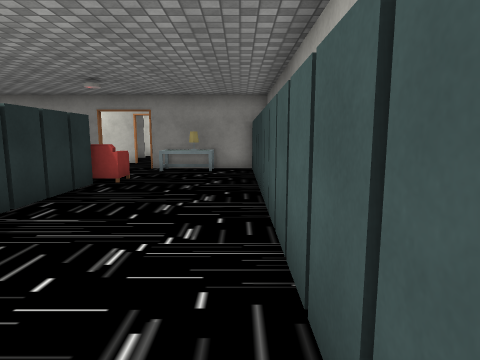
[1] (above)

24 first-person views from a walk through a 3-D level made in the Unity game engine. The camera is 1.4 m above the floor, tilts 8° down and sees 75° across. The floor is counted in squares, 1 m on a side. Each view is taken from the middle of a square. On the plan, view 1 faces up. The plan holds only what a view shows up to about 14 squares ahead; the rest is blank. The place goes on beyond the plan. The player is left out. Door leaves are left out, so doorways stand open. Some surface patterns are stand-ins.

[2]
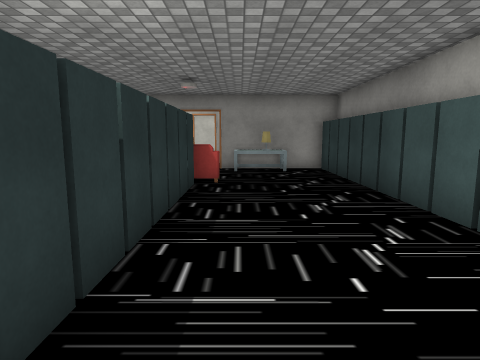

[3]
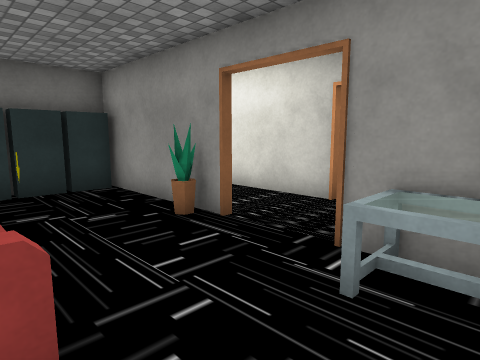

[4]
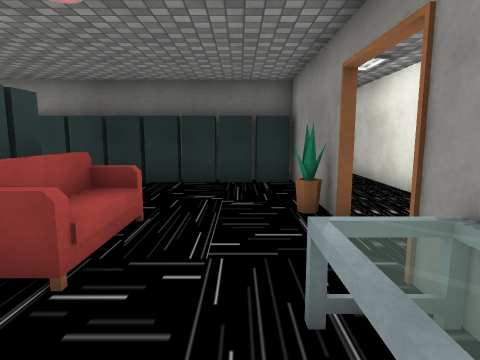

[5]
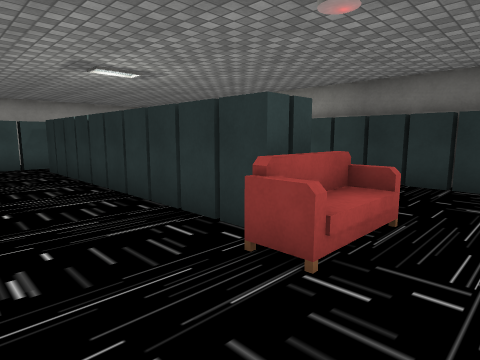

[6]
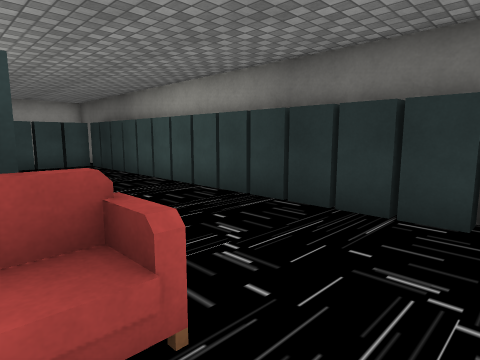

[7]
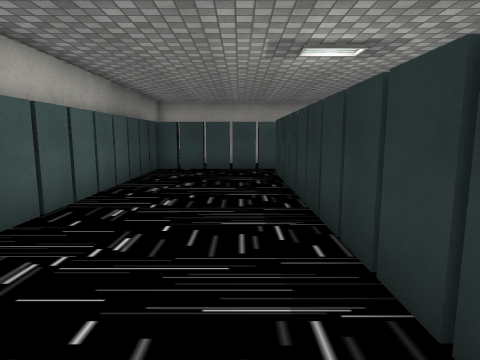

[8]
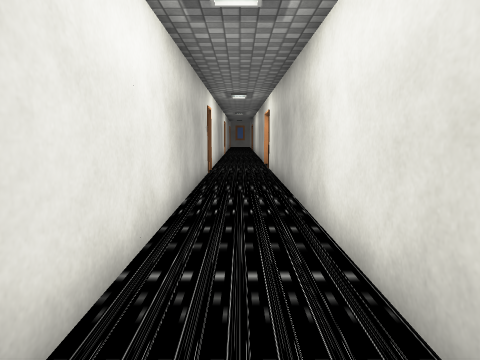

[9]
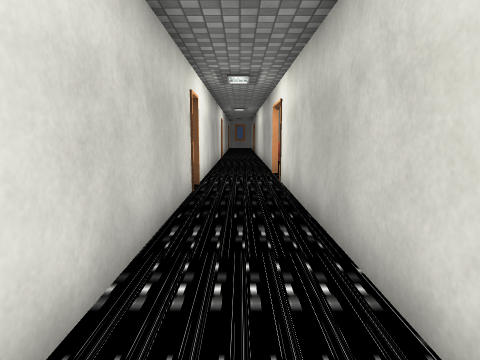

[10]
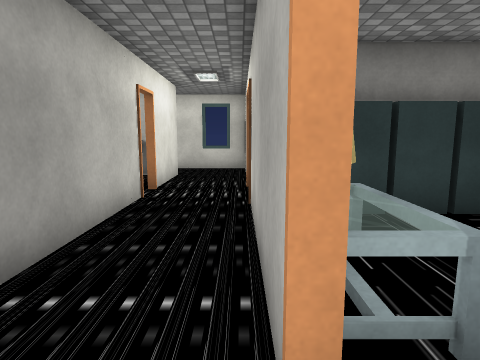

[11]
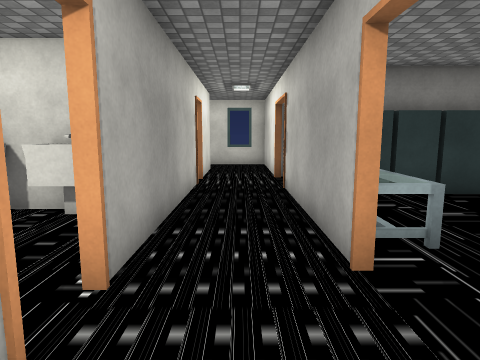

[12]
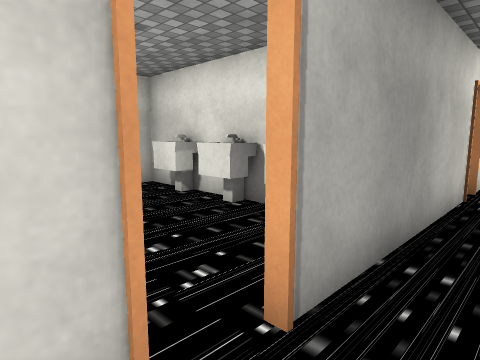

[13]
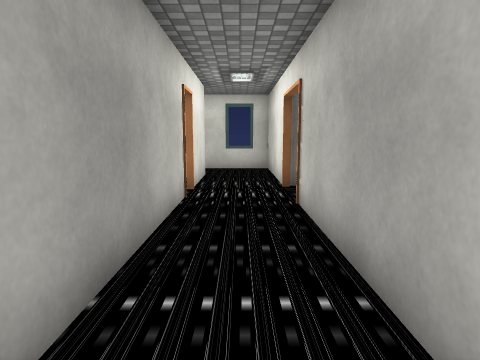

[14]
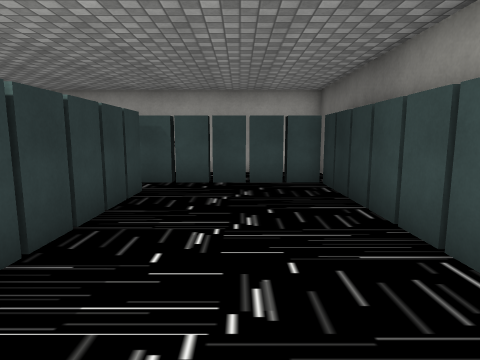

[15]
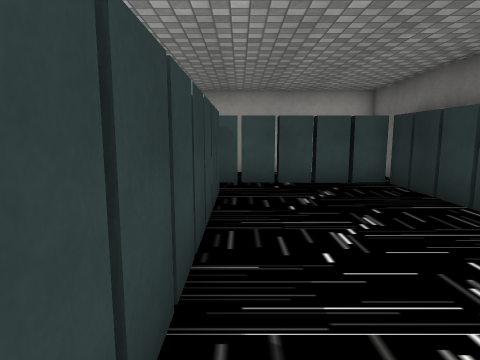

[16]
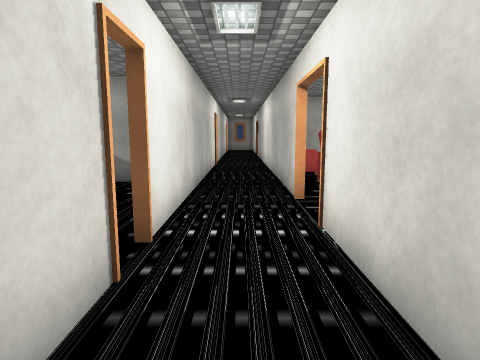

[17]
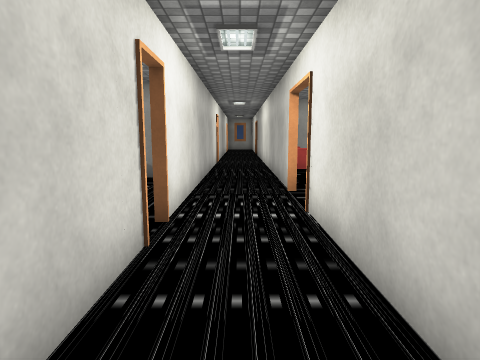

[18]
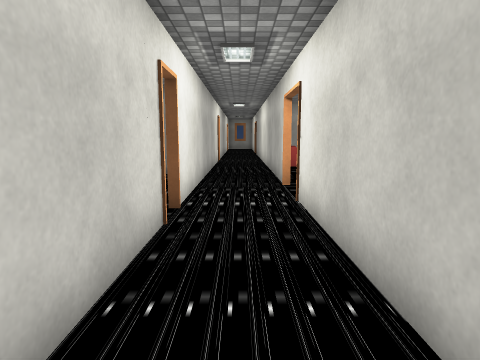

[19]
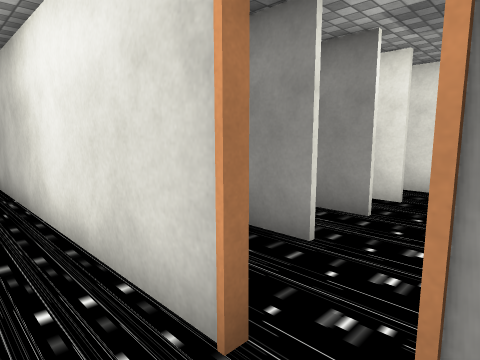

[20]
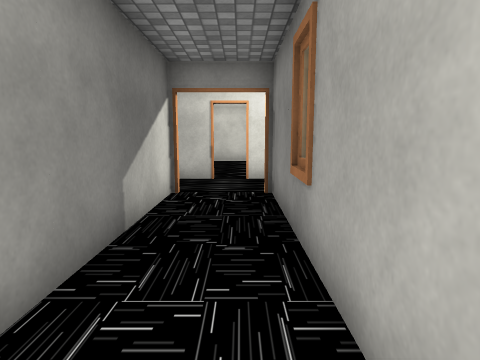

[21]
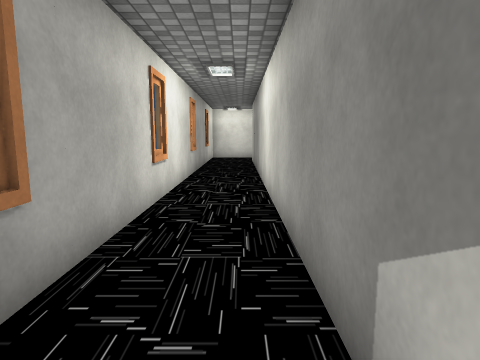

[22]
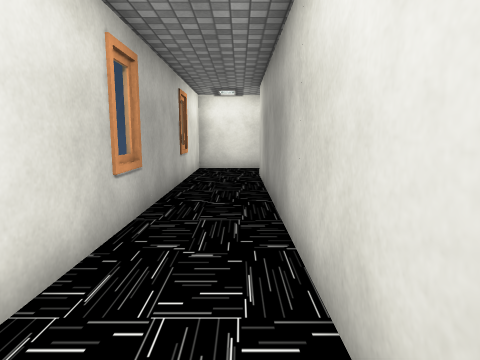

[23]
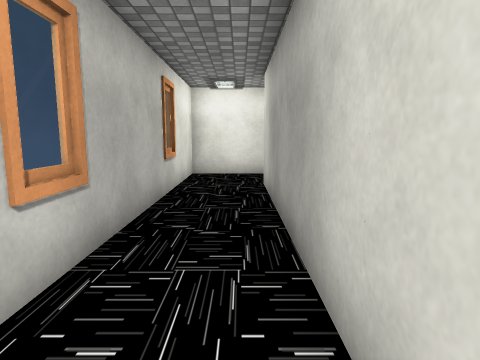

[24]
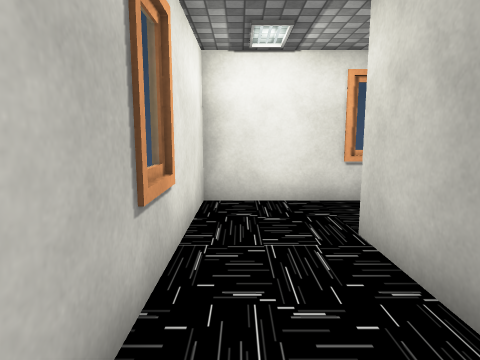

### Floor plan
Points are (right, up) in squares from view 1. A wall is a line through its corners. A room is listed if a view was taken in it or the views show most of it. See-through windows are left out.
Room 1 (views 1, 2, 3, 4, 5, 6, 7, 8, 9, 10, 11, 12, 13, 14, 15, 16, 17, 18, 19)
walls: (-5.5, 9.2) (-4.4, 9.2) (-4.4, -1.9); (-6, 13.6) (-11.1, 13.6); (-5.5, -2) (-5.5, 5.5); (-10.5, 13.6) (-10.5, -3.4) (0.5, -3.4) (0.5, 13.6) (-4, 13.6); (-5.2, 16.3) (-18.9, 16.3); (-3.4, 16.3) (-4.4, 16.3); (-17, 13.8) (-6.4, 13.8); (-20.9, 16.3) (-25.5, 16.3); (-25.5, 13.8) (-17.9, 13.8)
ways out: opening at (-3, 15) to room 2; opening at (-19.5, 16); opening at (-5, 16); gap at (-3, -4)
objects: other object (-7, 13); sofa (-6, 10) to (-4, 10); table (-3, 13) to (-1, 13)
Room 2 (views 20, 21, 22, 23, 24)
walls: (0.2, -8.7) (3.8, -8.7) (3.8, 13.8) (8.7, 13.8) (8.7, 16.8); (-4, 13.8) (1.3, 13.8) (1.3, -6.4); (2.2, 16.3) (-3.4, 16.3); (6.5, 16.3) (3.1, 16.3)
ways out: opening at (-3, 15) to room 1; opening at (7.5, 16.5); open door at (9, 15); gap at (3, 16)

Positions as (right, up) in squares from view 1, and headings:
1: (0, 0), facing up
2: (-3, 0), facing up
3: (-2, 10), facing up-left
4: (-1, 12), facing left
5: (-1, 12), facing down-left
6: (-5, 12), facing down-left
7: (-3, 10), facing down
8: (-5, 15), facing left
9: (-9, 15), facing left
10: (-5, 14), facing right
11: (-7, 15), facing right
12: (-6, 15), facing up-right
13: (-5, 15), facing right
14: (-8, 6), facing down
15: (-6, 6), facing down
16: (-14, 15), facing left
17: (-13, 15), facing left
18: (-12, 15), facing left
19: (-4, 15), facing up-left
20: (3, 6), facing up
21: (2, 12), facing down
22: (2, 5), facing down
23: (2, 3), facing down
24: (3, -2), facing down
